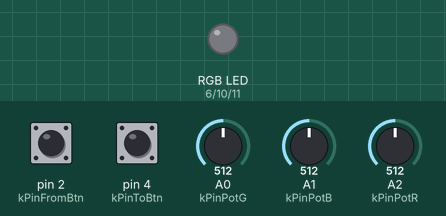
A sketch run on a simulated Arduino Uno, built with avr-gcc and run on an emulated ATmega328P. Parts: an RGB LED mixed from three pins (HIGH = lit). Inputs (shaded band) come from the test bench; at power-on: pin 4 (kPinToBtn) HIGH, pin 2 (kPinFromBtn) HIGH, A0 (kPinPotG) = 512, A1 (kPinPotB) = 512, A2 (kPinPotR) = 512. Dim RGB values are drawn brighter than linear.

Above: at 1.2 s.
1.3 s: pin 4 (kPinToBtn) pulled LOW for 0.15 s
At 1.46 s:
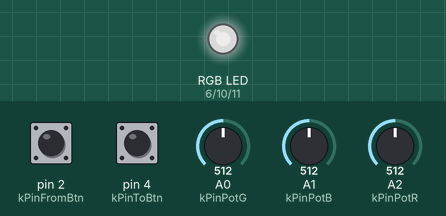
At 2.09 s:
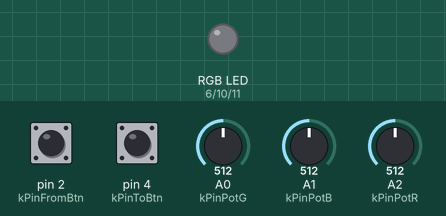
4.3 s: pin 2 (kPinFromBtn) pulled LOW for 0.15 s
At 4.37 s:
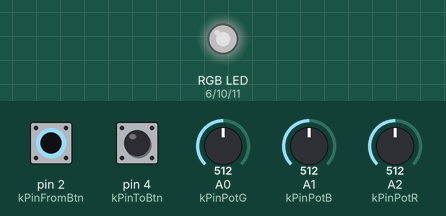
Timing chart, 0 to 7.3 s (numbered marks = the images above; inputs shaded):
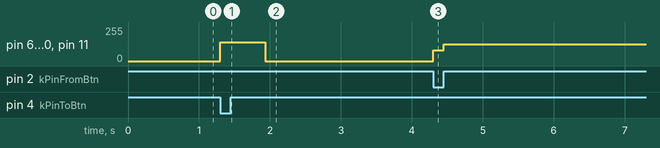

Measured:
- after the input at 1.3 s, pin 6 (kPinLedR), pin 10 (kPinLedG), pin 11 (kPinLedB): 140/255 → 0/255 after 0.63 s

The sketch:

3_3_sketch.ino
```cpp
const int kPinPotR = A2;
const int kPinPotG = A0;
const int kPinPotB = A1;
const int kPinFromBtn = 2;
const int kPinToBtn = 4;
const int kPinLedR = 6;
const int kPinLedG = 10;
const int kPinLedB = 11;

void setup()
{
  pinMode(kPinLedR, OUTPUT);
  pinMode(kPinLedG, OUTPUT);
  pinMode(kPinLedB, OUTPUT);
  pinMode(kPinFromBtn, INPUT);
  pinMode(kPinToBtn, INPUT);
  digitalWrite(kPinFromBtn, HIGH);
  digitalWrite(kPinToBtn, HIGH);
}
int fromR = 0;
int fromG = 0;
int fromB = 0;
int toR = 255;
int toG = 255;
int toB = 255;
int curr = 0;
int change = 1;

void loop()
{
  int potValR, potValG, potValB;
  potValR = analogRead(kPinPotR);
  potValG = analogRead(kPinPotG);
  potValB = analogRead(kPinPotB);
  if (digitalRead(kPinFromBtn) == LOW) {
	fromR = map(potValR, 0, 1023, 0, 255);
    fromG = map(potValG, 0, 1023, 0, 255);
    fromB = map(potValB, 0, 1023, 0, 255);


  }
  else if (digitalRead(kPinToBtn) == LOW) {
  	toR = map(potValR, 0, 1023, 0, 255);
    toG = map(potValG, 0, 1023, 0, 255);
    toB = map(potValB, 0, 1023, 0, 255);
  }
  else {
    curr += change;
    if (curr == 0) {
    	change = 1;
    }
    if (curr == 255) {
    	change = -1;
    }
    int newValR = map(curr, 0, 255, fromR, toR);
    int newValG = map(curr, 0, 255, fromG, toG);
    int newValB = map(curr, 0, 255, fromB, toB);
    analogWrite(kPinLedR, newValR);
    analogWrite(kPinLedG, newValG);
    analogWrite(kPinLedB, newValB);
	delay((float)1000/(float)255);
  }

}
    
```
